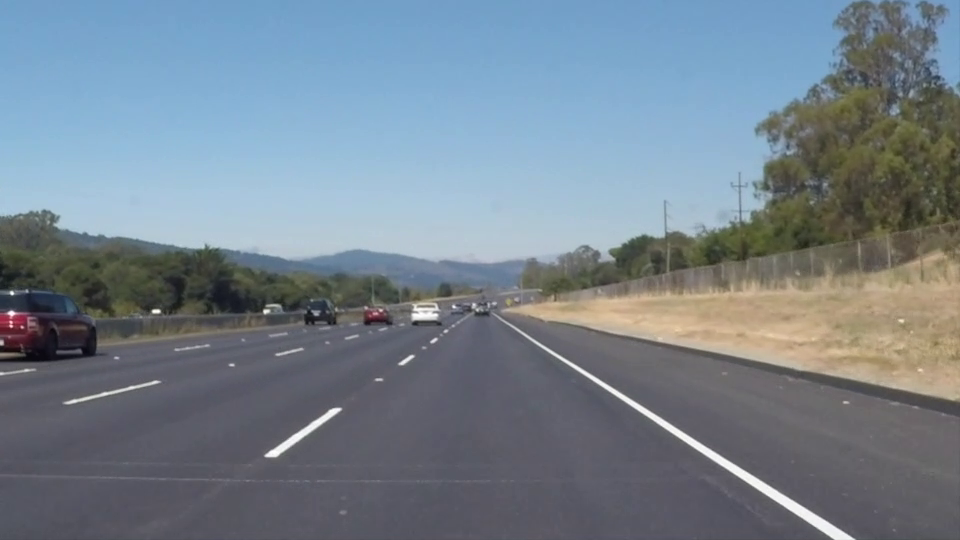
#> input picture frame 22 of solidWhiteRight.mp4, 960 x 540 px
$ python enhanced_lane_detector.py
#> lines starting #> are read from the running program, lines starting #| are printed output that depends on the picture; after the words box and inside, x2 and y2 are one past the last pixel; in counts of white or black regions, pixels touching at a corner belong together
import cv2
import numpy as np

class SpeedProcessor:
    def __init__(self, speed_limit=60):
#> in process_video, frame is the input picture: shape (540, 960, 3); mean B, G, R 141.9, 130.7, 117.7
        self.speed_limit = speed_limit
        self.speed_history = []

    def add_speed_reading(self, speed):
        """Add new speed reading and return analysis"""
        if not isinstance(speed, (int, float)):
            speed = self.speed_limit  # Default if invalid

        self.speed_history.append(speed)
        if len(self.speed_history) > 5:
            self.speed_history.pop(0)

        return self._analyze()

    def _analyze(self):
        """Calculate speed metrics and status"""
        current = self.speed_history[-1]
        avg = np.mean(self.speed_history)

        status = "NORMAL"
        if current > self.speed_limit * 1.3:
            status = "DANGER"
        elif current > self.speed_limit:
            status = "WARNING"

        factor = min(1.0, max(0.0, (current - self.speed_limit)/20))

        return {
            "current": current,
            "average": avg,
            "status": status,
            "factor": factor
        }

def get_speed_settings(speed_factor):
    """Return detection parameters adjusted for speed"""
    return {
        "canny_min": 50 + int(30 * speed_factor),
        "canny_max": 150 + int(50 * speed_factor),
        "hough_thresh": max(20, 50 - int(25 * speed_factor)),
        "roi_start": 0.5 - (0.15 * speed_factor)
    }

class LaneDetector:
    def __init__(self, speed_limit=60):
        self.speed_processor = SpeedProcessor(speed_limit)

    def process_frame(self, frame, current_speed):
        """Process single frame with speed adaptation"""
        speed_data = self.speed_processor.add_speed_reading(current_speed)
        settings = get_speed_settings(speed_data['factor'])

        # Convert to grayscale and blur
        gray = cv2.cvtColor(frame, cv2.COLOR_BGR2GRAY)
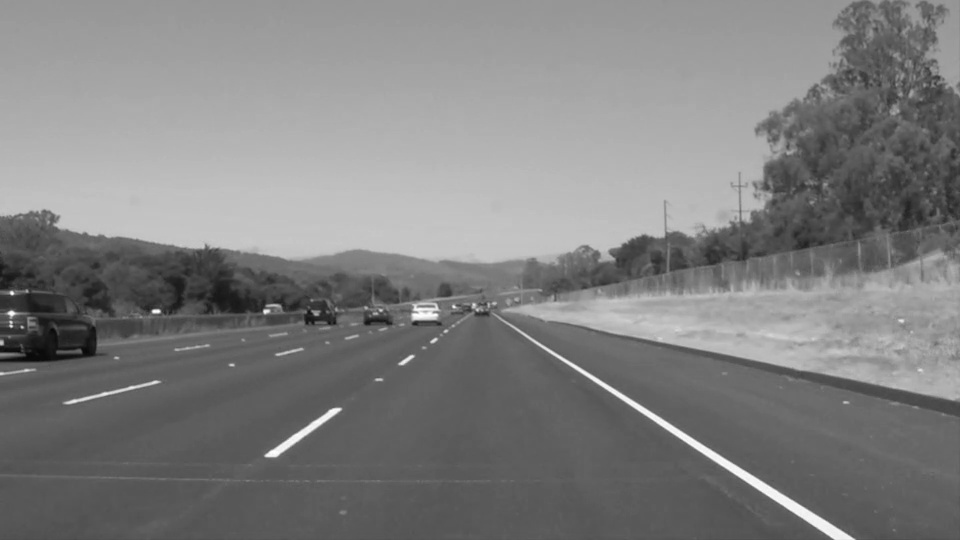
#> gray: shape (540, 960); min 6, max 255, mean 128
        blur = cv2.GaussianBlur(gray, (5,5), 0)

        # Edge detection with speed-adaptive thresholds
        edges = cv2.Canny(blur, settings['canny_min'], settings['canny_max'])
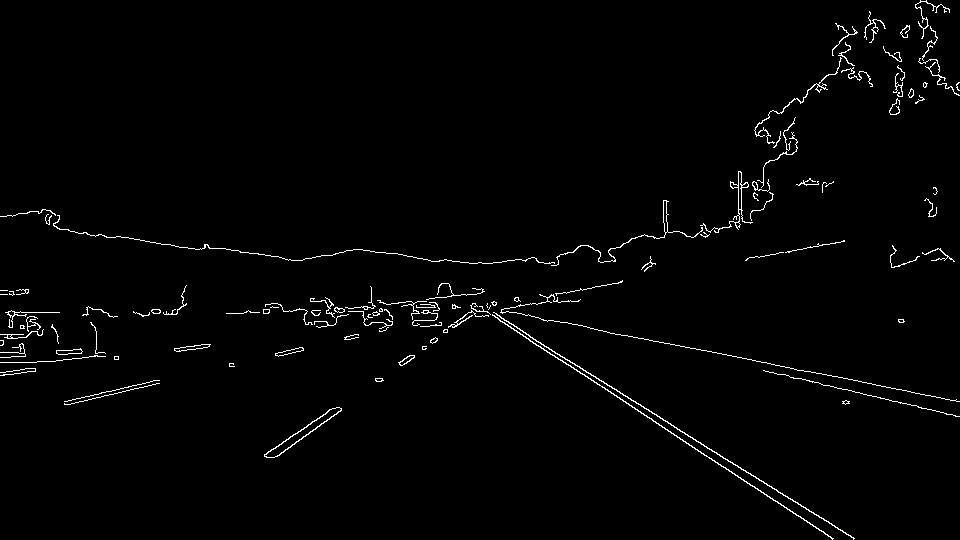
#> edges: shape (540, 960); 1.6% white in thin lines or dots

        # Speed-adaptive ROI
        height, width = edges.shape
#> height = 540; width = 960
        roi_start = int(height * settings['roi_start'])
#> roi_start = 270
        roi = edges[roi_start:height, :]
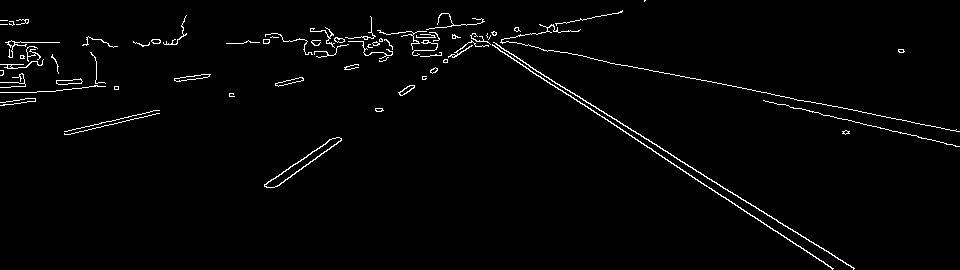
#> roi: shape (270, 960); 1.9% white in thin lines or dots

        # Detect lines with adaptive parameters
        lines = cv2.HoughLinesP(roi, 1, np.pi/180,
                              threshold=settings['hough_thresh'],
                              minLineLength=30,
                              maxLineGap=50)
#> lines = 36 rows, first 6: [445, 13, 854, 268], [431, 28, 940, 127], [441, 13, 827, 264], [444, 13, 853, 268], [274, 187, 487, 33], [10, 47, 509, 38]

        # Draw results
        if lines is not None:
            for line in lines:
                x1,y1,x2,y2 = line[0]
                cv2.line(frame, (x1,y1+roi_start), (x2,y2+roi_start), (0,255,0), 2)
#> this loop made 36 passes
#> (x1, y1, x2, y2) on passes 1 to 12: (445, 13, 854, 268), (431, 28, 940, 127), (441, 13, 827, 264), (444, 13, 853, 268), (274, 187, 487, 33), (10, 47, 509, 38), (66, 134, 159, 113), (265, 186, 479, 36), (437, 24, 554, 51), (546, 27, 622, 11), (270, 37, 437, 34), (248, 40, 524, 35)
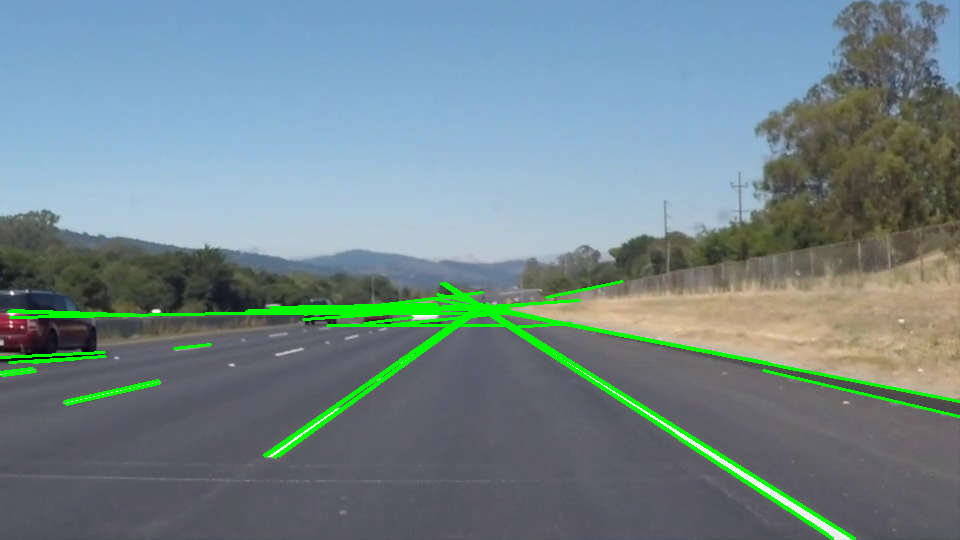
#> frame: shape (540, 960, 3); 2.92% of pixels changed, all inside (x1, y1, x2, y2) = (0, 280, 960, 540)

        # Add status overlay with all required parameters
        height, width = frame.shape[:2]
        self._add_overlay(frame, speed_data, lines, width)

        return frame

    def _add_overlay(self, frame, speed_data, lines, width):
        """Determine if vehicle is in right lane"""
#> called with lines = array of shape (36, 1, 4), width = 960
        in_right_lane = False
        color = (0,0,255)  # Red by default (not in right lane)

        if lines is not None:
            # Calculate average line position
            line_positions = [(line[0][0] + line[0][2])/2 for line in lines]
#> line_positions = 36 values, max 867 at index 25, min 16 at index 18, mean 389.2
            avg_x = np.mean(line_positions)
#> avg_x = 389.2

            # Check if majority of lines are in right lane
            right_lane_lines = sum(1 for x in line_positions if x > width * 0.6)
#> right_lane_lines = 9
            in_right_lane = right_lane_lines / len(lines) > 0.7
#> in_right_lane = False

            if in_right_lane:
                color = (0,255,0)  # Green

        lane_status = "IN RIGHT LANE" if in_right_lane else "NOT IN RIGHT LANE"
#> lane_status = 'NOT IN RIGHT LANE'
        speed_status = f"SPEED: {speed_data['current']}km/h"

        # Display lane status (top)
        cv2.putText(frame, lane_status, (20, 50),
                   cv2.FONT_HERSHEY_SIMPLEX, 1, color, 2)

        # Display speed (below lane status)
        speed_color = (0,255,0)  # Green
        if speed_data['status'] == "WARNING":
            speed_color = (0,255,255)  # Yellow
        elif speed_data['status'] == "DANGER":
            speed_color = (0,0,255)  # Red

        cv2.putText(frame, speed_status, (20, 100),
                   cv2.FONT_HERSHEY_SIMPLEX, 1, speed_color, 2)
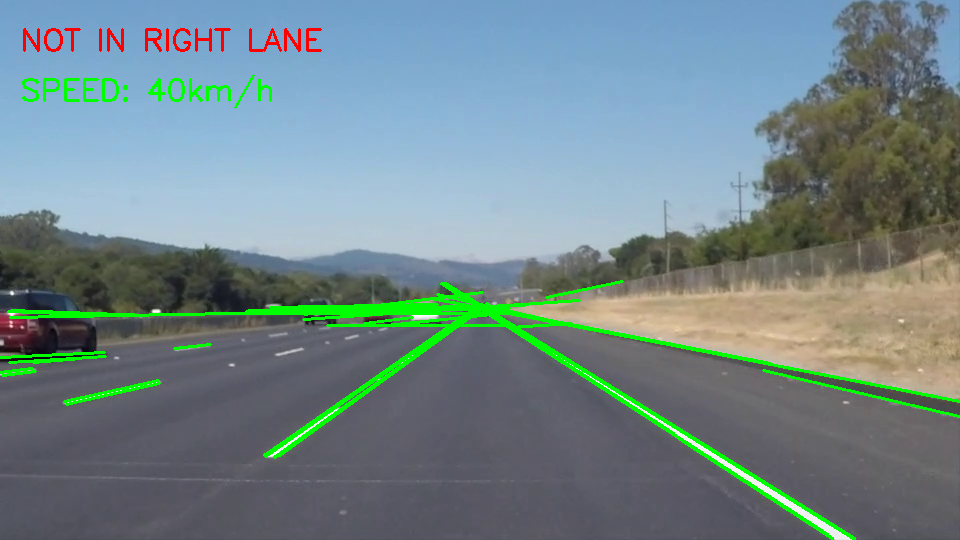
#> frame: shape (540, 960, 3); mean B, G, R 136.9, 134.2, 114.2

def process_video(input_path, output_path, speed_data):
    """Process video with simulated speed data"""
    print(f"Attempting to open video: {input_path}")
    detector = LaneDetector()
    cap = cv2.VideoCapture(input_path)

    if not cap.isOpened():
        print("Error: Could not open video file")
        return
    else:
        print("Successfully opened video file")
        print(f"Frame width: {int(cap.get(cv2.CAP_PROP_FRAME_WIDTH))}")
        print(f"Frame height: {int(cap.get(cv2.CAP_PROP_FRAME_HEIGHT))}")
        print(f"Total frames: {int(cap.get(cv2.CAP_PROP_FRAME_COUNT))}")

    # Get video properties
    width = int(cap.get(cv2.CAP_PROP_FRAME_WIDTH))
    height = int(cap.get(cv2.CAP_PROP_FRAME_HEIGHT))
    fps = cap.get(cv2.CAP_PROP_FPS)

    # Create output writer
    fourcc = cv2.VideoWriter_fourcc(*'mp4v')
    out = cv2.VideoWriter(output_path, fourcc, fps, (width, height))

    frame_count = 0
    while cap.isOpened():
        ret, frame = cap.read()
        if not ret:
            break

        # Get simulated speed (cycling through speed_data)
        speed = speed_data[frame_count % len(speed_data)]
        processed = detector.process_frame(frame, speed)
        out.write(processed)
        frame_count += 1

    cap.release()
    out.release()

if __name__ == "__main__":
    # Simulated speed data (km/h)
    test_speeds = [40, 50, 60, 70, 80, 90, 100]
    process_video("solidWhiteRight.mp4", "lane_detection_output.mp4", test_speeds)
    print("Processing complete. Output saved to lane_detection_output.mp4 in current directory")

$ run again, starting later in the video
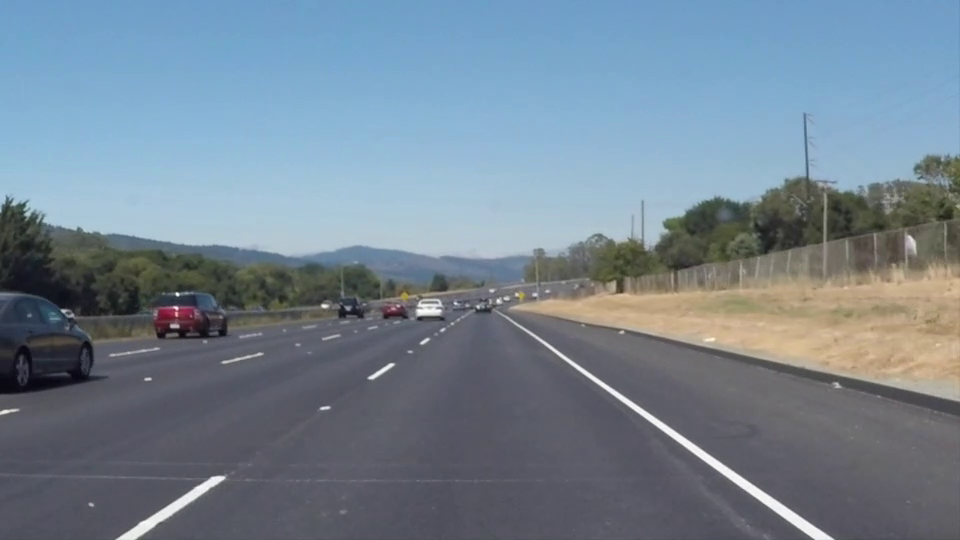
#> input picture frame 99 of solidWhiteRight.mp4, 960 x 540 px
#> in process_video, frame is the input picture: shape (540, 960, 3); mean B, G, R 146, 132.3, 116.7
#> in process_frame, `edges = cv2.Canny(blur, settings['canny_min'], settings['canny_max'])`:
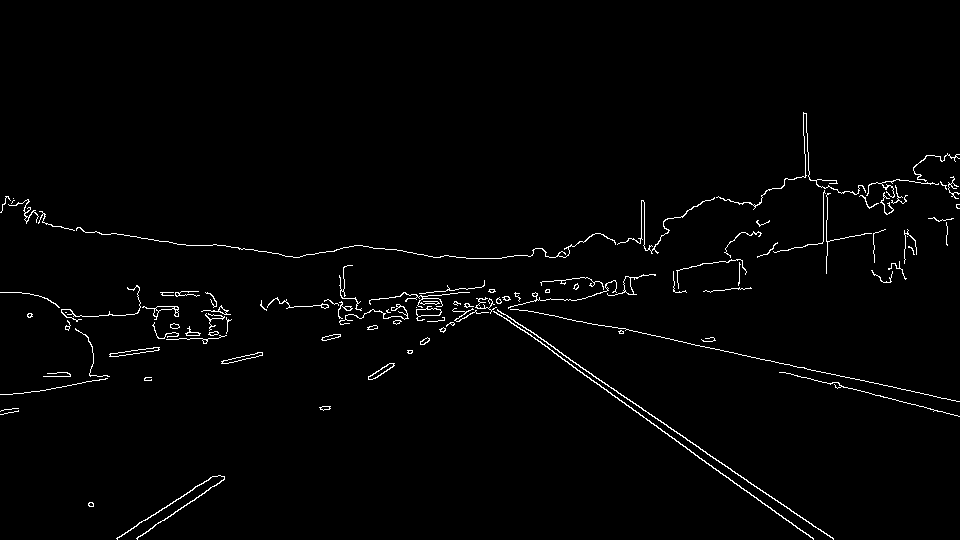
#> edges: shape (540, 960); 1.6% white in thin lines or dots, all inside (x1, y1, x2, y2) = (0, 112, 960, 540)
#> roi: shape (270, 960); 2.1% white in thin lines or dots
#> lines = 47 rows, first 6: [480, 28, 800, 260], [449, 18, 517, 35], [604, 55, 919, 122], [580, 97, 833, 268], [440, 21, 959, 131], [66, 47, 266, 40]
#> the loop in process_frame, `for line in lines:` made 47 passes
#> line_positions = 47 values, max 870 at index 24, min 75 at index 23, mean 433.3
#> avg_x = 433.3
#> right_lane_lines = 7
#> in_right_lane = False
#> lane_status = 'NOT IN RIGHT LANE'
#> in _add_overlay, `cv2.putText(frame, speed_status, (20, 100), cv2.FONT_HERSHEY_SIMPLEX, ..`:
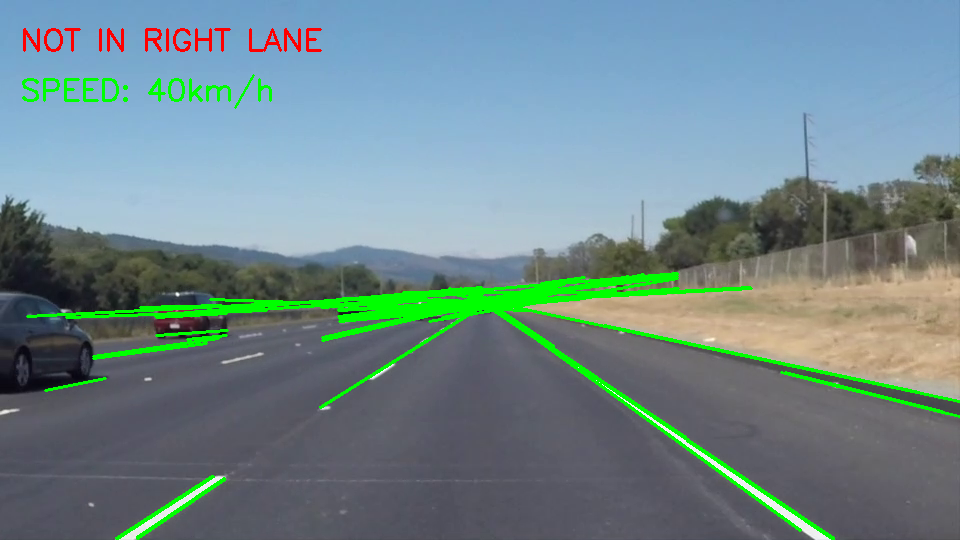
#> frame: shape (540, 960, 3); mean B, G, R 140.2, 136.8, 112.5

$ run again, starting later in the video
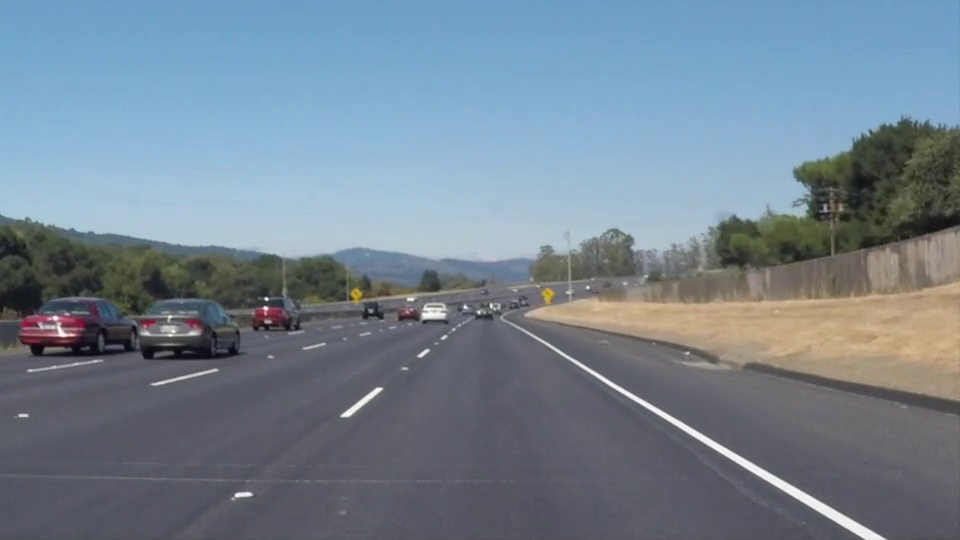
#> input picture frame 176 of solidWhiteRight.mp4, 960 x 540 px
#> in process_video, frame is the input picture: shape (540, 960, 3); mean B, G, R 145.2, 131.6, 116.5
#> in process_frame, `edges = cv2.Canny(blur, settings['canny_min'], settings['canny_max'])`:
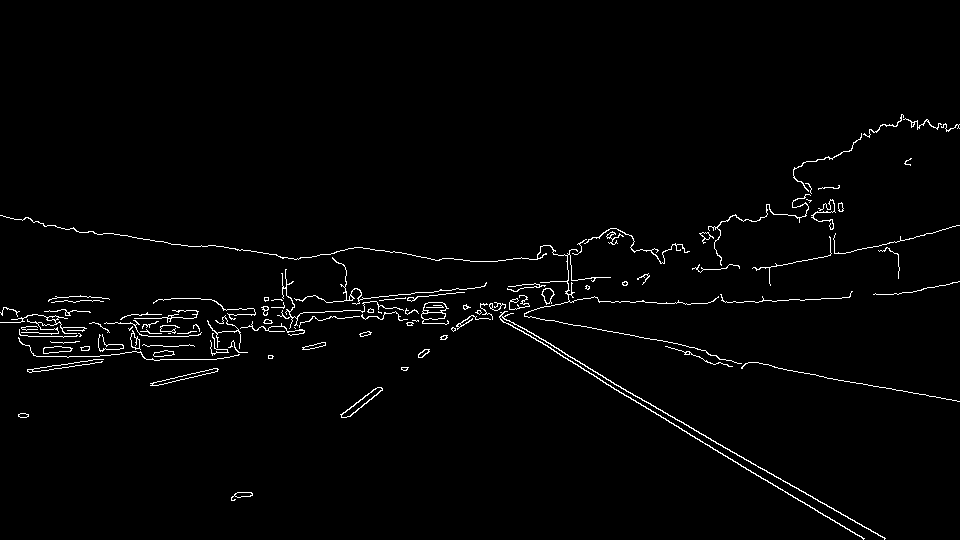
#> edges: shape (540, 960); 1.8% white in thin lines or dots, all inside (x1, y1, x2, y2) = (0, 114, 960, 540)
#> roi: shape (270, 960); 2.7% white in thin lines or dots
#> lines = 72 rows, first 6: [26, 56, 539, 38], [565, 84, 884, 269], [451, 20, 864, 268], [364, 36, 841, 28], [92, 52, 648, 3], [2, 45, 69, 43]
#> the loop in process_frame, `for line in lines:` made 72 passes
#> line_positions = 72 values, max 880.5 at index 7, min 35.5 at index 5, mean 359.9
#> avg_x = 359.9
#> right_lane_lines = 14
#> in_right_lane = False
#> lane_status = 'NOT IN RIGHT LANE'
#> in _add_overlay, `cv2.putText(frame, speed_status, (20, 100), cv2.FONT_HERSHEY_SIMPLEX, ..`:
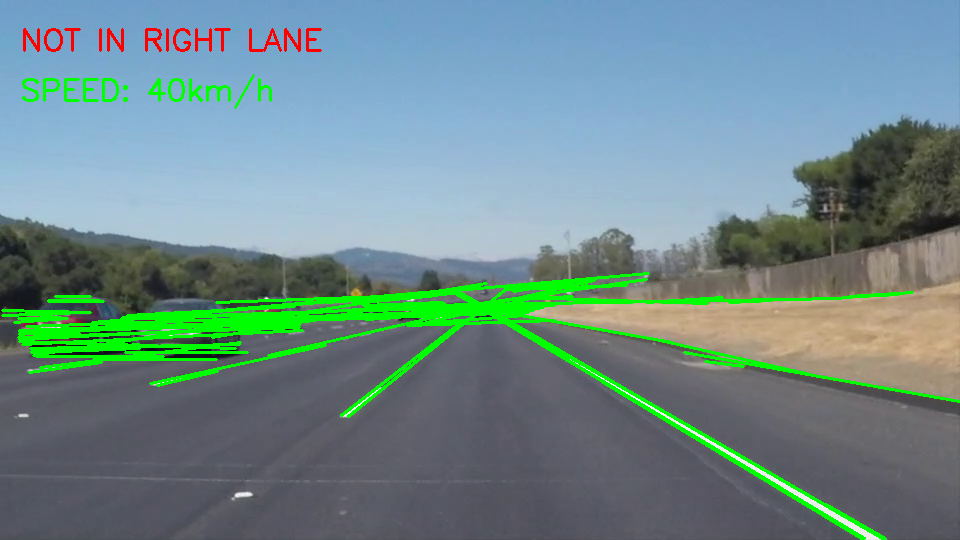
#> frame: shape (540, 960, 3); mean B, G, R 138.2, 138.9, 110.9
